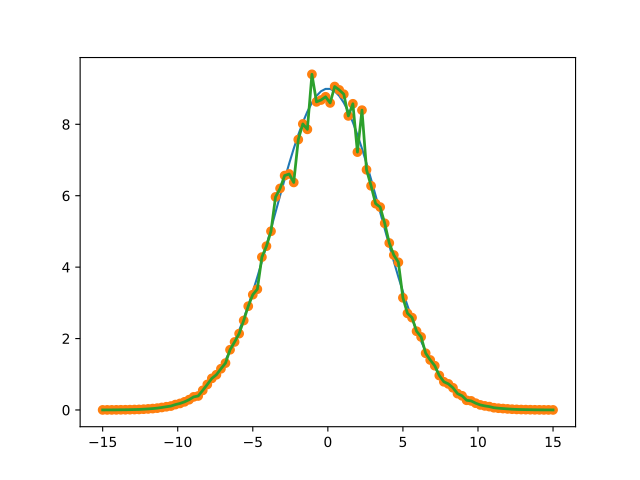

Reproduce this figure in Python.
S = Cubic_Spline(t[0], t[-1], noisy_data)

plt.figure()
plt.plot(t, func(t))
plt.plot(t, noisy_data, 'o')
plt.plot(t, S(t), lw=2)
plt.show()
